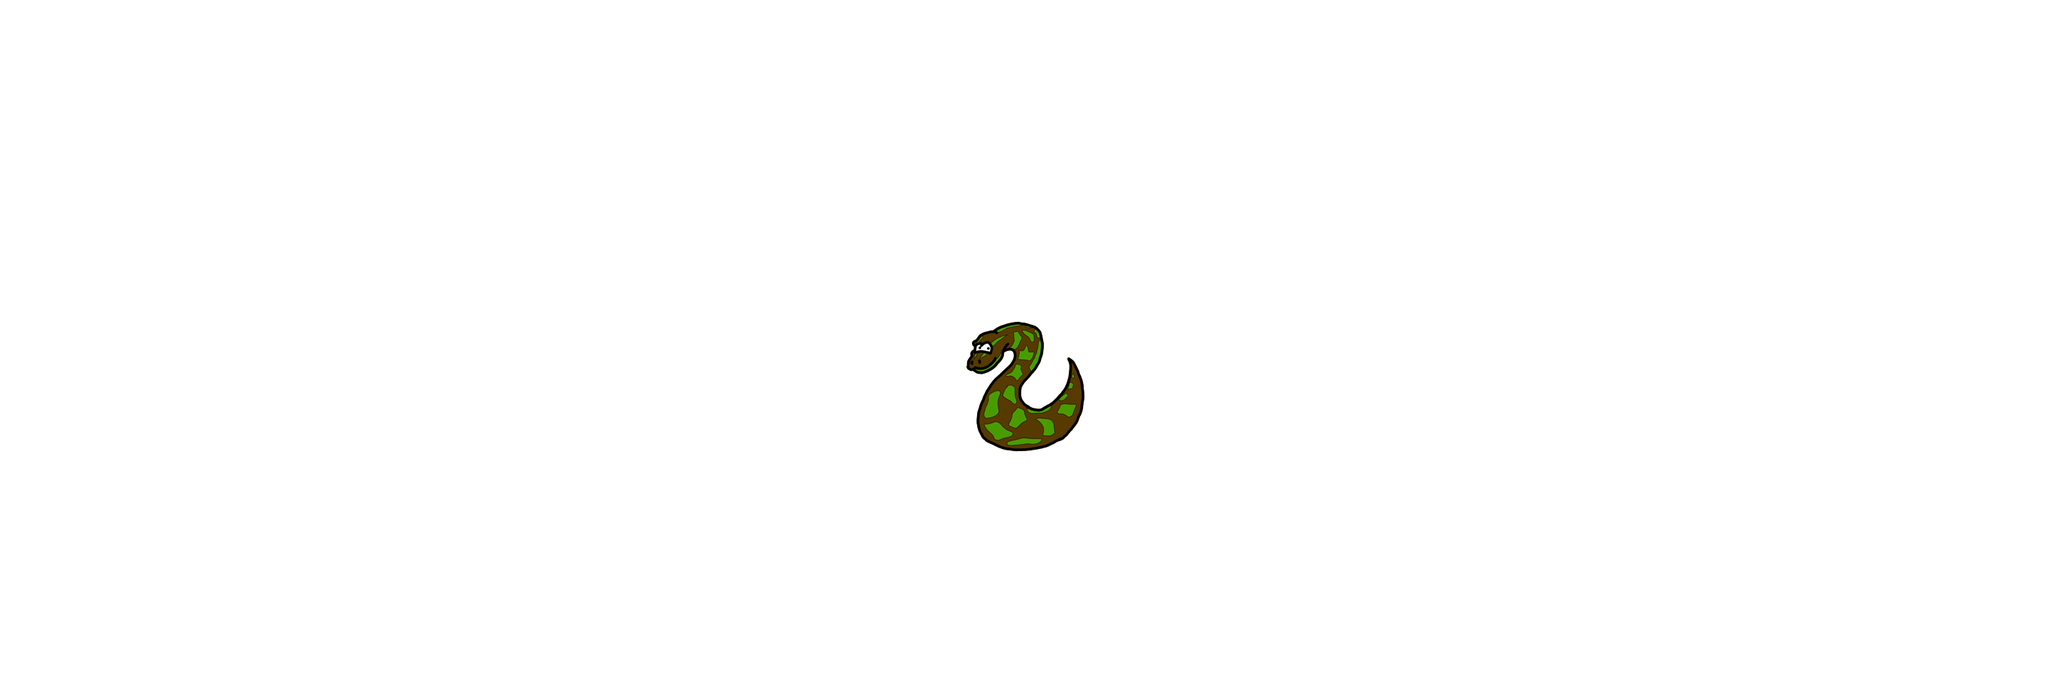

The image is a tile-based game level rendered from a .tmx file. Its description and source (layers, tilesets, objects; grid data summarised) follow:
An orthogonal 45x15 tile map with 64x64 px tiles, 2 tile layers (Background, Monty) and 1 object (camera/camera).

<map version="1.0" orientation="orthogonal" width="45" height="15" tilewidth="64" tileheight="64">
 <tileset firstgid="1" name="intro" tilewidth="64" tileheight="64">
  <image source="../../tiles/intro.png" width="320" height="1216" />
 </tileset>
 <layer name="Background" width="45" height="15">
  <data>[675 cells, 675 non-empty, 1 distinct tile ids]</data>
 </layer>
 <layer name="Monty" width="45" height="15">
  <data>[675 cells, 9 non-empty, 9 distinct tile ids]</data>
 </layer>
 <objectgroup name="Camera" width="45" height="15">
  <object name="camera/camera" gid="14" x="1408" y="576" />
 </objectgroup>
</map>
